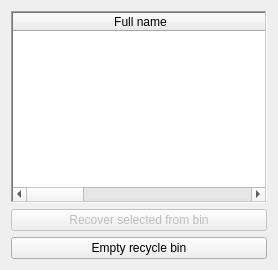
          <widget class="QWidget" name="scientist_trash_tab">
           <attribute name="title">
            <string>Scientists</string>
           </attribute>
           <layout class="QVBoxLayout" name="verticalLayout_5">
            <item>
             <widget class="QTableWidget" name="scientist_trash_table">
              <property name="frameShape">
               <enum>QFrame::WinPanel</enum>
              </property>
              <property name="editTriggers">
               <set>QAbstractItemView::NoEditTriggers</set>
              </property>
              <property name="selectionBehavior">
               <enum>QAbstractItemView::SelectRows</enum>
              </property>
              <attribute name="horizontalHeaderDefaultSectionSize">
               <number>255</number>
              </attribute>
              <attribute name="horizontalHeaderStretchLastSection">
               <bool>true</bool>
              </attribute>
              <attribute name="verticalHeaderVisible">
               <bool>false</bool>
              </attribute>
              <column>
               <property name="text">
                <string>Full name</string>
               </property>
              </column>
              <column>
               <property name="text">
                <string>Gender</string>
               </property>
              </column>
              <column>
               <property name="text">
                <string>Year of birth</string>
               </property>
              </column>
              <column>
               <property name="text">
                <string>Year of death</string>
               </property>
              </column>
             </widget>
            </item>
            <item>
             <layout class="QGridLayout" name="gridLayout_2">
              <item row="0" column="0">
               <widget class="QPushButton" name="scientist_recover_button">
                <property name="enabled">
                 <bool>false</bool>
                </property>
                <property name="text">
                 <string>Recover selected from bin</string>
                </property>
               </widget>
              </item>
              <item row="1" column="0">
               <widget class="QPushButton" name="scientist_empty_button">
                <property name="text">
                 <string>Empty recycle bin</string>
                </property>
               </widget>
              </item>
             </layout>
            </item>
           </layout>
          </widget>
